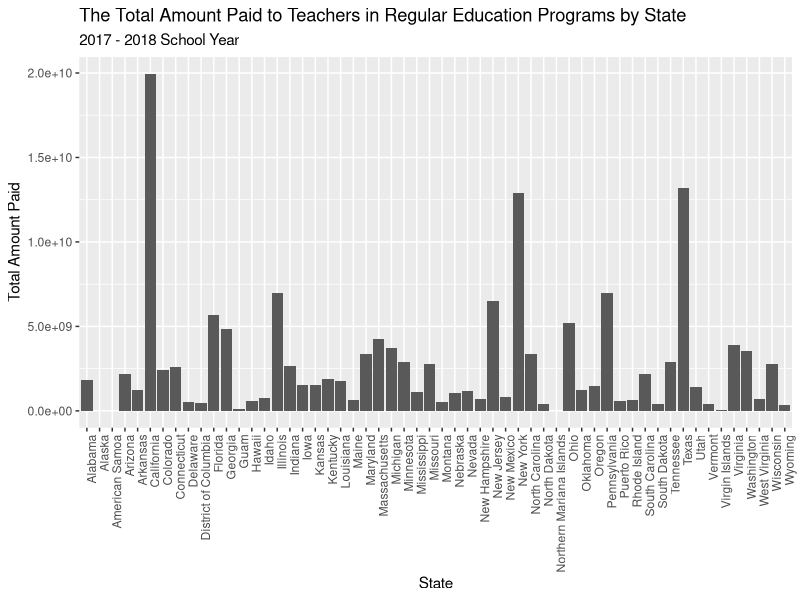

Reproduce this figure in R.
## ---- chunk 1
knitr::opts_chunk$set(echo = TRUE)
library(tidyverse)
library(readxl)
## ---- chunk 2
school_spending_2017_2018 <-
spending_data_2018 <-
  read_excel("Raw_Data/Stfis180_1a.xlsx") %>%
group_by(STNAME) %>%
  select(STNAME, E11A)
  

plot_1 <- school_spending_2017_2018 %>%
  ggplot(aes(x = STNAME, y = E11A)) +
  geom_col() +
  labs(x = "State", y = "Total Amount Paid", title = "The Total Amount Paid to Teachers in Regular Education Programs by State", subtitle = "2017 - 2018 School Year") +
  theme(axis.text.x = element_text(angle = 90, hjust = 1))

plot_1





spending_by_state <- read_excel("Raw_Data/tabn236.25.xls")

spending_per_student_by_state <- read_excel("Raw_Data/public-school-per-pupil-expenditures.xlsx")

  
